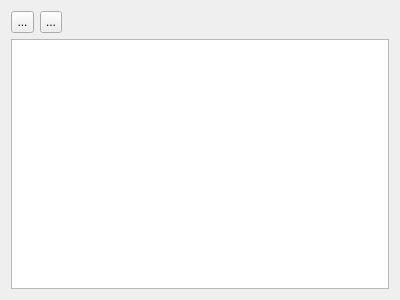
<?xml version="1.0" encoding="UTF-8"?>
<ui version="4.0">
 <class>absence</class>
 <widget class="QDialog" name="absence">
  <property name="geometry">
   <rect>
    <x>0</x>
    <y>0</y>
    <width>400</width>
    <height>300</height>
   </rect>
  </property>
  <property name="windowTitle">
   <string>absence</string>
  </property>
  <layout class="QVBoxLayout" name="verticalLayout">
   <item>
    <layout class="QHBoxLayout" name="horizontalLayout">
     <item>
      <widget class="QToolButton" name="toolButton">
       <property name="minimumSize">
        <size>
         <width>23</width>
         <height>22</height>
        </size>
       </property>
       <property name="maximumSize">
        <size>
         <width>23</width>
         <height>16777215</height>
        </size>
       </property>
       <property name="text">
        <string>...</string>
       </property>
       <property name="icon">
        <iconset resource="resource.qrc">
         <normaloff>:/new/prefix1/add.png</normaloff>:/new/prefix1/add.png</iconset>
       </property>
      </widget>
     </item>
     <item alignment="Qt::AlignLeft">
      <widget class="QToolButton" name="toolButton_2">
       <property name="minimumSize">
        <size>
         <width>22</width>
         <height>22</height>
        </size>
       </property>
       <property name="maximumSize">
        <size>
         <width>22</width>
         <height>22</height>
        </size>
       </property>
       <property name="text">
        <string>...</string>
       </property>
       <property name="icon">
        <iconset resource="resource.qrc">
         <normaloff>:/new/prefix1/rermove.png</normaloff>:/new/prefix1/rermove.png</iconset>
       </property>
      </widget>
     </item>
    </layout>
   </item>
   <item>
    <widget class="QTableView" name="tableView"/>
   </item>
  </layout>
 </widget>
 <resources>
  <include location="resource.qrc"/>
 </resources>
 <connections/>
</ui>
